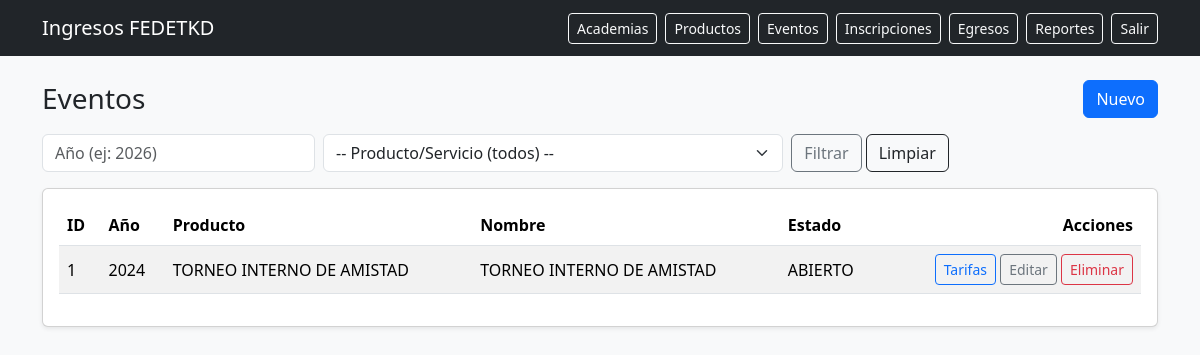
Screenshot of /eventos/ (signed in) with the database file from the repository.
### app/models/eventos.py (models this page shows)
class Evento(TimestampMixin, db.Model):
    __tablename__ = "eventos"
    id = db.Column(db.Integer, primary_key=True)
    producto_id = db.Column(db.Integer, db.ForeignKey("productos_servicio.id"), nullable=False, index=True)
    nombre = db.Column(db.String(190), nullable=False)
    anio = db.Column(db.Integer, nullable=False, index=True)
    sede = db.Column(db.String(150), nullable=True)
    fecha_inicio = db.Column(db.Date, nullable=True)
    fecha_fin = db.Column(db.Date, nullable=True)
    estado = db.Column(db.String(20), nullable=False, default="BORRADOR")
    valor_base = db.Column(db.Numeric(10, 2), nullable=False, default=0)
    producto = db.relationship("ProductoServicio", backref=db.backref("eventos", lazy=True))

### app/models/catalogos.py (models this page shows)
class ProductoServicio(TimestampMixin, db.Model):
    __tablename__ = "productos_servicio"
    id = db.Column(db.Integer, primary_key=True)
    rubro_id = db.Column(db.Integer, db.ForeignKey("rubros.id"), nullable=False, index=True)
    rubro = db.relationship("Rubro", backref=db.backref("productos", lazy=True))
    nombre = db.Column(db.String(190), nullable=False, index=True)
    descripcion = db.Column(db.Text, nullable=True)
    requiere_categoria = db.Column(db.Boolean, default=False, nullable=False)
    requiere_dan = db.Column(db.Boolean, default=False, nullable=False)
    requiere_division_poomsae = db.Column(db.Boolean, default=False, nullable=False)

### app/blueprints/eventos/routes.py (the view)
@bp.route("/")
@login_required
def index():
    anio = request.args.get("anio", type=int)
    producto_id = request.args.get("producto_id", type=int)
    query = Evento.query.join(ProductoServicio).order_by(Evento.anio.desc(), Evento.nombre.asc())
    if anio:
        query = query.filter(Evento.anio == anio)
    if producto_id:
        query = query.filter(Evento.producto_id == producto_id)
    eventos = query.all()
    productos = ProductoServicio.query.order_by(ProductoServicio.nombre.asc()).all()
    return render_template(
        "eventos/index.html",
        eventos=eventos,
        productos=productos,
        anio=anio,
        producto_id=producto_id,
    )

### app/models/auth.py (called while the page is built)
@login_manager.user_loader
def load_user(user_id: str):
    return User.query.get(int(user_id))

### app/templates/eventos/index.html (shortened to what this page needs)
{% extends "base.html" %}
{% block content %}
<div class="d-flex justify-content-between align-items-center mb-3">
  <h3 class="mb-0">Eventos</h3>
  <a class="btn btn-primary" href="{{ url_for('eventos.nuevo') }}">Nuevo</a>
</div>
<form class="row g-2 mb-3" method="get">
  <div class="col-md-3">
    <input class="form-control" name="anio" value="{{ anio or '' }}" placeholder="Año (ej: 2026)">
  </div>
  <div class="col-md-5">
    <select class="form-select" name="producto_id">
      <option value="">-- Producto/Servicio (todos) --</option>
    </select>
  </div>
  <div class="col-md-4">
    <button class="btn btn-outline-secondary">Filtrar</button>
    <a class="btn btn-outline-dark" href="{{ url_for('eventos.index') }}">Limpiar</a>
  </div>
</form>
<div class="card shadow-sm">
  <div class="card-body">
    <table class="table table-striped align-middle">
      <thead>
        <tr>
          <th>ID</th>
          <th>Año</th>
          <th>Producto</th>
          <th>Nombre</th>
          <th>Estado</th>
          <th class="text-end">Acciones</th>
        </tr>
      </thead>
      <tbody>
      {% for e in eventos %}
        <tr>
          <td>{{ e.id }}</td>
          <td>{{ e.anio }}</td>
          <td>{{ e.producto.nombre }}</td>
          <td>{{ e.nombre }}</td>
          <td>{{ e.estado }}</td>
          <td class="text-end">
            <a class="btn btn-sm btn-outline-primary" href="{{ url_for('tarifas.index', evento_id=e.id) }}">Tarifas</a>
            <a class="btn btn-sm btn-outline-secondary" href="{{ url_for('eventos.editar', evento_id=e.id) }}">Editar</a>
            <form method="post" action="{{ url_for('eventos.eliminar', evento_id=e.id) }}" class="d-inline"
                  onsubmit="return confirm('¿Eliminar evento?');">
              <button class="btn btn-sm btn-outline-danger">Eliminar</button>
            </form>
          </td>
        </tr>
      {% endfor %}
      </tbody>
    </table>
  </div>
</div>
{% endblock %}

### rows the page displays
Evento: id "1", anio "2024", producto.nombre "TORNEO INTERNO DE AMISTAD", nombre "TORNEO INTERNO DE AMISTAD", estado "ABIERTO"
